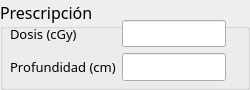
         <widget class="QGroupBox" name="groupBox_2">
          <property name="font">
           <font>
            <family>Lucida Sans</family>
            <pointsize>12</pointsize>
           </font>
          </property>
          <property name="title">
           <string>Prescripción</string>
          </property>
          <widget class="QWidget" name="formLayoutWidget_2">
           <property name="geometry">
            <rect>
             <x>10</x>
             <y>20</y>
             <width>231</width>
             <height>61</height>
            </rect>
           </property>
           <layout class="QFormLayout" name="formLayout_5">
            <property name="rightMargin">
             <number>15</number>
            </property>
            <item row="0" column="0">
             <widget class="QLabel" name="label_4">
              <property name="font">
               <font>
                <family>Lucida Sans</family>
                <pointsize>10</pointsize>
                <bold>false</bold>
                <kerning>false</kerning>
               </font>
              </property>
              <property name="text">
               <string>Dosis (cGy)</string>
              </property>
             </widget>
            </item>
            <item row="0" column="1">
             <widget class="QLineEdit" name="DoseEdit">
              <property name="alignment">
               <set>Qt::AlignmentFlag::AlignCenter</set>
              </property>
             </widget>
            </item>
            <item row="1" column="0">
             <widget class="QLabel" name="label_5">
              <property name="font">
               <font>
                <family>Lucida Sans</family>
                <pointsize>10</pointsize>
                <bold>false</bold>
                <kerning>false</kerning>
               </font>
              </property>
              <property name="text">
               <string>Profundidad (cm)</string>
              </property>
             </widget>
            </item>
            <item row="1" column="1">
             <widget class="QLineEdit" name="depth_edit">
              <property name="alignment">
               <set>Qt::AlignmentFlag::AlignCenter</set>
              </property>
             </widget>
            </item>
           </layout>
          </widget>
         </widget>
